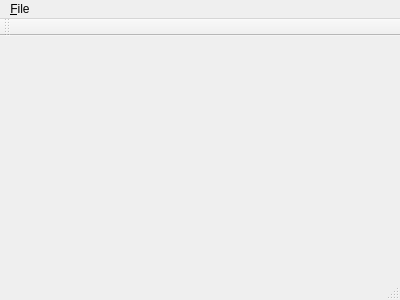
<?xml version="1.0" encoding="UTF-8"?>
<ui version="4.0">
 <class>MainWindow</class>
 <widget class="QMainWindow" name="MainWindow">
  <property name="geometry">
   <rect>
    <x>0</x>
    <y>0</y>
    <width>400</width>
    <height>300</height>
   </rect>
  </property>
  <property name="windowTitle">
   <string>MainWindow</string>
  </property>
  <widget class="QWidget" name="centralWidget"/>
  <widget class="QMenuBar" name="menuBar">
   <property name="geometry">
    <rect>
     <x>0</x>
     <y>0</y>
     <width>400</width>
     <height>25</height>
    </rect>
   </property>
   <widget class="QMenu" name="menuFile">
    <property name="title">
     <string>&amp;File</string>
    </property>
    <addaction name="actionLoad_Scene"/>
    <addaction name="action_Exit"/>
   </widget>
   <addaction name="menuFile"/>
  </widget>
  <widget class="QToolBar" name="mainToolBar">
   <attribute name="toolBarArea">
    <enum>TopToolBarArea</enum>
   </attribute>
   <attribute name="toolBarBreak">
    <bool>false</bool>
   </attribute>
  </widget>
  <widget class="QStatusBar" name="statusBar"/>
  <action name="actionLoad_Scene">
   <property name="text">
    <string>Load &amp;Scene</string>
   </property>
  </action>
  <action name="action_Exit">
   <property name="text">
    <string>&amp;Exit</string>
   </property>
  </action>
 </widget>
 <layoutdefault spacing="6" margin="11"/>
 <resources/>
 <connections/>
</ui>
